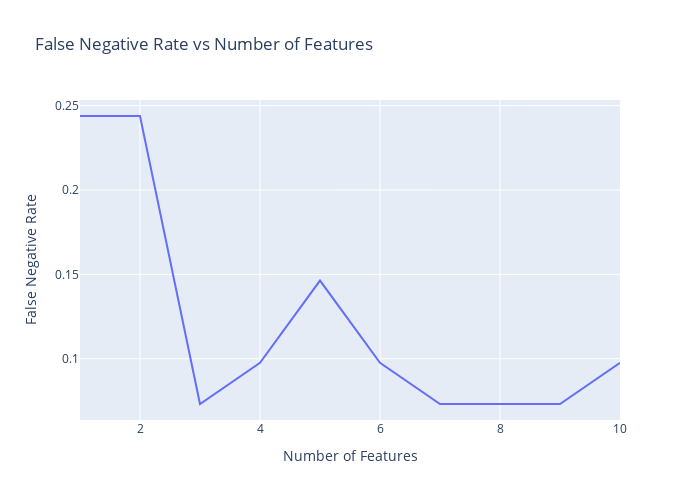

Source (notebook cell):
### Markdown cell above
### False Negative rate vs number of features used in the adaboost classifier

### Code cell
fig = px.line(x=num_features, y=false_negative_rate, title='False Negative Rate vs Number of Features')
# change the names of the x-axis and y-axis
fig.update_xaxes(title_text='Number of Features')
fig.update_yaxes(title_text='False Negative Rate')
# adjust the size of the figure
fig.update_layout(
    autosize=False,
    width=700,
    height=500,
)
fig.show()

### Figure 1 — Plotly figure (JSON) as saved in the notebook; plotly's stock layout.template omitted (floating-point values rounded to 4 significant figures)
{"data": [{"hovertemplate": "x=%{x}<br>y=%{y}<extra></extra>", "legendgroup": "", "line": {"color": "#636efa", "dash": "solid"}, "marker": {"symbol": "circle"}, "mode": "lines", "name": "", "orientation": "v", "showlegend": false, "type": "scatter", "x": [1, 2, 3, 4, 5, 6, 7, 8, 9, 10], "xaxis": "x", "y": [0.2439, 0.2439, 0.07317, 0.09756, 0.1463, 0.09756, 0.07317, 0.07317, 0.07317, 0.09756], "yaxis": "y"}], "layout": {"autosize": false, "height": 500, "legend": {"tracegroupgap": 0}, "title": {"text": "False Negative Rate vs Number of Features"}, "width": 700, "xaxis": {"anchor": "y", "domain": [0, 1], "title": {"text": "Number of Features"}}, "yaxis": {"anchor": "x", "domain": [0, 1], "title": {"text": "False Negative Rate"}}}}
